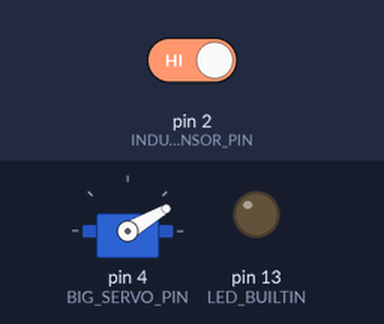
Bench run of a program on a simulated Arduino Nano, built with avr-gcc and run on an emulated ATmega328P. Parts: servo, output pins drawn as LEDs (lit = HIGH). The inputs (shaded band) are chosen by the test bench; at power-on: pin 2 (INDUCTIVE_SENSOR_PIN) HIGH.

Above: at 1.8 s.
1.9 s: pin 2 (INDUCTIVE_SENSOR_PIN) driven LOW
At 3.04 s:
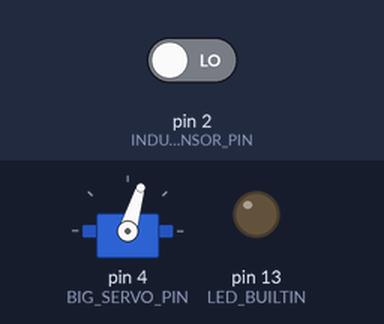
4.9 s: pin 2 (INDUCTIVE_SENSOR_PIN) driven HIGH
At 5.5 s:
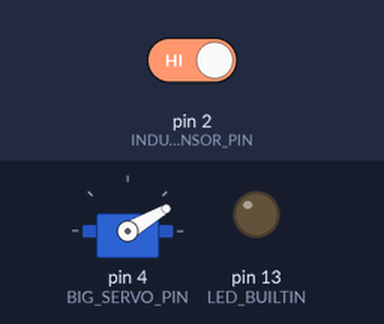
Timing chart, 0 to 7.9 s (numbered marks = the images above; inputs shaded):
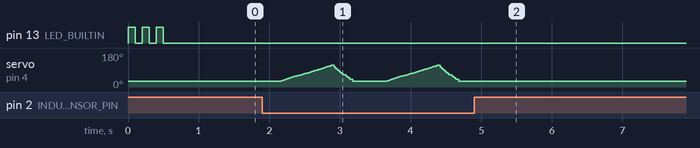

Measured:
- after the input at 4.9 s, servo on pin 4 (BIG_SERVO_PIN): stops changing and stays 30°

The program:

main.cpp
```cpp
#include <Arduino.h>

#include <VarSpeedServo.h>
VarSpeedServo BigServo;

#define INDUCTIVE_SENSOR_PIN 2
#define BIG_SERVO_PIN 4

#define SERVO_BOTTOM_ANGLE 30                      // angle of the bottom position
#define SERVO_TOP_ANGLE SERVO_BOTTOM_ANGLE + 120    // angle difference to the top position

#define SERVO_SPEED_RISE 75 // speed of the servo. between 1 and 255 (0 for max)
#define SERVO_SPEED_FALL 200 // speed of the servo. between 1 and 255 (0 for max)

#define DELAY_START 250 // how long to wait when a signal has come until we start rising
#define DELAY_RISE 750  // how long to wait for the servo to reach the top position
#define DELAY_FALL 500  // how long does the servo take to reach the bottom position

void setup() {
  pinMode(LED_BUILTIN, OUTPUT);
  // Blink 3 times fast on start
  for(int i=0; i<3; i++) {
    digitalWrite(LED_BUILTIN, HIGH); delay(100);
    digitalWrite(LED_BUILTIN, LOW);  delay(100);
  }

  BigServo.attach(BIG_SERVO_PIN);
  pinMode(INDUCTIVE_SENSOR_PIN, INPUT);
  BigServo.write(SERVO_BOTTOM_ANGLE);
}
void loop() {
  if(!digitalRead(INDUCTIVE_SENSOR_PIN)){
    delay(DELAY_START);
    // ball has arrived, rise
    BigServo.write(SERVO_TOP_ANGLE, SERVO_SPEED_RISE);
    delay(DELAY_RISE);

    // we are on the top, go down again
    BigServo.write(SERVO_BOTTOM_ANGLE, SERVO_SPEED_FALL);
    delay(DELAY_FALL);
  }
}
```
